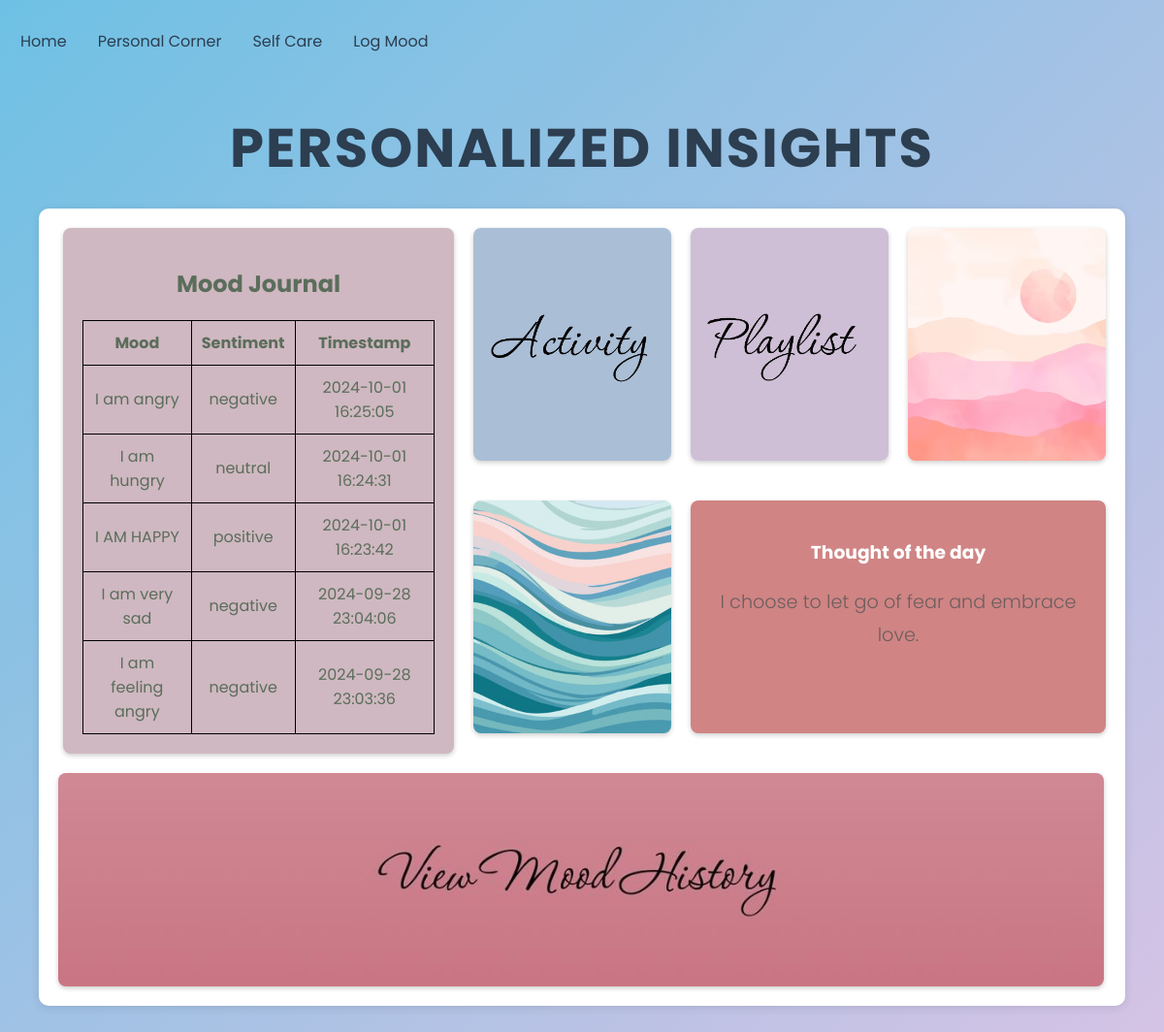
Screenshot of /personalized with the database file from the repository.
### tables this page shows
CREATE TABLE moods (
            id INTEGER PRIMARY KEY AUTOINCREMENT,
            mood TEXT NOT NULL,
            sentiment TEXT NOT NULL,
            timestamp DATETIME DEFAULT CURRENT_TIMESTAMP
        );

### backend/app.py (the view, shortened to what this page needs)
@app.route('/personalized', methods=['GET', 'POST'])
def personalized():
    conn = connect_db()
    cursor = conn.cursor()
    cursor.execute('SELECT mood, sentiment, timestamp FROM moods ORDER BY timestamp DESC LIMIT 5')
    moods = cursor.fetchall()
    conn.close()
    random_thought=random.choice(thoughts)
    mood_list = []
    for mood in moods:
        mood_label = mood[0]
        sentiment = mood[1]
        timestamp = mood[2]
        mood_list.append({
            'mood': mood_label,
            'sentiment': sentiment,
            'timestamp': timestamp
        })
    return render_template('personalized.html', mood_list=mood_list, random_thought=random_thought)

### backend/app.py (called while the page is built)
def connect_db():
    conn = sqlite3.connect('data/mood.db')
    return conn

### backend/templates/personalized.html (shortened to what this page needs)
<!DOCTYPE html>
<html lang="en">
<head>
    <link rel="stylesheet" href="{{ url_for('static', filename='css/styles.css') }}">
</head>
<body>
    <ul>
        <li><a href="/">Home</a></li>
        <li><a href="/personalized">Personal Corner</a></li>
        <li><a href="/selfcare">Self Care</a></li>
        <li><a href="/dashboard">Log Mood</a></li>
      </ul>
    <br>
    <h1>Personalized Insights</h1>
    <div class="container">
        <div class="box box1">
            <h2>Mood Journal</h2>
        <table id="moodTable">
            <thead>
                <tr>
                    <th>Mood</th>
                    <th>Sentiment</th>
                    <th>Timestamp</th>
                </tr>
            </thead>
            <tbody>
                {% for mood in mood_list %}
                <tr>
                    <td>{{ mood.mood }}</td>
                    <td>{{ mood.sentiment }}</td>
                    <td>{{ mood.timestamp }}</td>
                </tr>
                {% endfor %}
            </tbody>
        </table>
        </div>
        <a href="/recommend_activities"><div class="box box2"></div></a>
        <a href="/playlists"><div class="box box3"><img src=""></div></a>
        <div class="box box4"></div>
        <div class="box box5"></div>
        <div class="box box6">
            <div id="thought">
                <h3>Thought of the day</h3>
                <p id="thought-text">{{ random_thought }}</p>
            </div>
        </div>
        <a href="/mood-history">
        <div class="box box7">
        </div>  </a>
    </div>
</body>
</html>
</body>
</html>

### backend/static/css/styles.css (style rules this page uses)
.container { max-width: 600px; margin: 50px auto; text-align: center; }
table { width: 100%; margin-top: 20px; border-collapse: collapse; }
table, th, td { border: 1px solid black; }
th, td { padding: 10px; }
body { margin: 0; padding: 0; font-family: 'Poppins', sans-serif; background: linear-gradient(135deg, #6EC1E4, #D6C3E5); color: #333; background-repeat: no-repeat; display: flex; flex-direction: column; align-items: center; scroll-behavior: smooth; }
h1 { font-size: 3.5rem; font-weight: 700; color: #2C3E50; margin: 0; letter-spacing: 2px; text-transform: uppercase; }
h1 { animation: fadeInTitle 2s ease-in-out; }
p { font-size: 1.2rem; font-weight: 300; color: #555555; margin: 20px 0; line-height: 1.8; opacity: 0.8; }
.container { background-color: white; border-radius: 10px; padding: 20px; box-shadow: 0 2px 10px rgba(0, 0, 0, 0.1); margin-top: 20px; max-width: 400px; width: 100%; }
a { text-decoration: none; }

### backend/templates/personalized.html (style rules this page uses)
body { height: 100%; }
.container { display: grid; grid-template-columns: 2fr 1fr 1fr 1fr; grid-template-rows: auto auto; gap: 20px; width: 90%; max-width: 1200px; }
.box { color: white; padding: 20px; text-align: center; border-radius: 8px; box-shadow: 0 2px 5px rgba(0, 0, 0, 0.2); transition: transform 0.1s; }
.box1 { background-color: #cfb8c1; color: #5B6D5B; grid-column: 1; grid-row: 1 / 3; margin-left: 5px; }
.box2 { grid-column: 2; grid-row: 1; height: 200px; background-image: url('static/images/WhatsApp Image 2024-09-26 at 01.47.06.jpeg'); background-size: cover; background-position: center; background-repeat: no-repeat; }
.box3 { grid-column: 3; grid-row: 1; height: 200px; background-image: url('static/images/WhatsApp Image 2024-09-26 at 01.47.07.jpeg'); background-size: cover; background-position: center; background-repeat: no-repeat; }
.box4 { background-color: #E6B49E; grid-column: 4; grid-row: 1; height: 200px; background-image: url('static/images/imgek.avif'); background-size: cover; background-position: center; background-repeat: no-repeat; }
.box5 { background-color: #D3BAA7; grid-column: 2; grid-row: 2; height: 200px; background-image: url('static/images/imgdo.jpg'); background-size: cover; background-position: center; background-repeat: no-repeat; }
.box6 { background-color: #d08484; grid-column: 3 / 5; grid-row: 2; height: 200px; }
.box7 { background-color: #a5b1c2; grid-column: 1 / 5; grid-row: 3; height: 180px; display: flex; text-align: center; color: white; font-size: 24px; font-weight: bold; background-image: url('static/images/mistress.jpeg'); background-size: cover; background-position: center; background-repeat: no-repeat; width: 254.5%; }
ul { list-style-type: none; margin-left: 10px; padding: 0; width:100%; background-color: 2C3E50; float: left; align-self: left; }
li { float: left; }
li a { display: block; color: #2C3E50; text-align: center; padding: 14px 16px; text-decoration: none; border-radius: 15px; }

### rows the page displays
moods: mood "I am angry", sentiment "negative", timestamp "2024-10-01 16:25:05"
moods: mood "I am hungry", sentiment "neutral", timestamp "2024-10-01 16:24:31"
moods: mood "I AM HAPPY", sentiment "positive", timestamp "2024-10-01 16:23:42"
moods: mood "I am very sad", sentiment "negative", timestamp "2024-09-28 23:04:06"
moods: mood "I am feeling angry", sentiment "negative", timestamp "2024-09-28 23:03:36"
